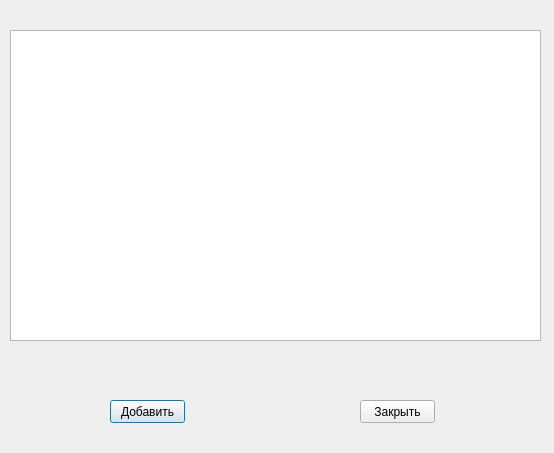
<?xml version="1.0" encoding="UTF-8"?>
<ui version="4.0">
 <class>Dialog</class>
 <widget class="QDialog" name="Dialog">
  <property name="geometry">
   <rect>
    <x>0</x>
    <y>0</y>
    <width>554</width>
    <height>453</height>
   </rect>
  </property>
  <property name="windowTitle">
   <string>Dialog</string>
  </property>
  <widget class="QTableWidget" name="tableAddBooks">
   <property name="geometry">
    <rect>
     <x>10</x>
     <y>30</y>
     <width>531</width>
     <height>311</height>
    </rect>
   </property>
  </widget>
  <widget class="QPushButton" name="pushButton">
   <property name="geometry">
    <rect>
     <x>110</x>
     <y>400</y>
     <width>75</width>
     <height>23</height>
    </rect>
   </property>
   <property name="text">
    <string>Добавить</string>
   </property>
  </widget>
  <widget class="QPushButton" name="pushButton_2">
   <property name="geometry">
    <rect>
     <x>360</x>
     <y>400</y>
     <width>75</width>
     <height>23</height>
    </rect>
   </property>
   <property name="text">
    <string>Закрыть</string>
   </property>
  </widget>
  <widget class="QLabel" name="label">
   <property name="geometry">
    <rect>
     <x>10</x>
     <y>370</y>
     <width>221</width>
     <height>16</height>
    </rect>
   </property>
   <property name="text">
    <string/>
   </property>
  </widget>
 </widget>
 <resources/>
 <connections/>
</ui>
